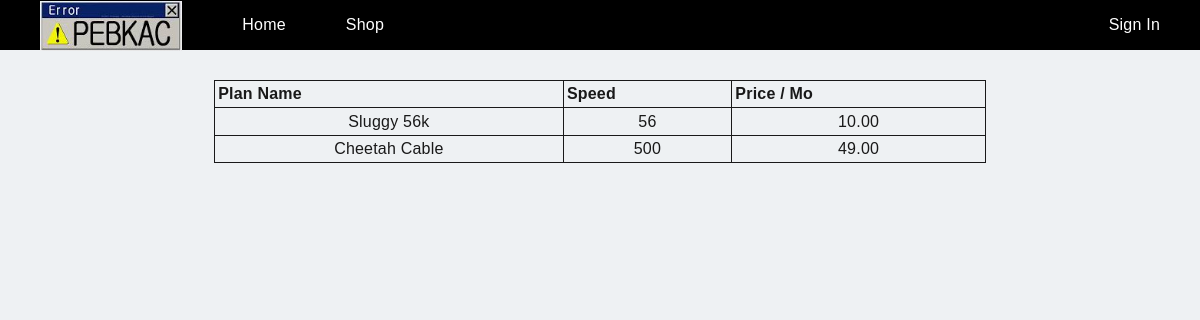
/plans.php, run on the app's committed database.
### tables this page shows
CREATE TABLE Plan (
	id				INT AUTO_INCREMENT NOT NULL,
	name			VARCHAR(255),
	price			DECIMAL(9, 2),
	speed			INT,
	added_by		INT,
	PRIMARY KEY (id),
	FOREIGN KEY (added_by) REFERENCES Employee(id) ON DELETE SET NULL
);

### public/setup.php (called while the page is built, shortened)
<?php
function clean_input($data) {
	$data = trim($data);
	$data = stripslashes($data);
	$data = htmlspecialchars($data);
	return $data;
}

### public/plans.php (the view, shortened to what this page needs)
<?php include '_header.php' ?>
<?php
	$conn = mysqli_connect(DB_HOST, DB_USER, DB_PASSWORD, DB_NAME);
	$query = "";
	if(isset($_SESSION['id'])) {
		$query = "SELECT p.name, p.price, p.speed, c.id, p.id FROM Plan p LEFT JOIN Customer c ON c.address_id IN (SELECT address_id FROM Address_Plans WHERE plan_id = p.id) AND c.id = " . $_SESSION['id'];
	} else {
		$query = "SELECT p.name, p.price, p.speed, NULL, p.id FROM Plan p";
	}
	$result = mysqli_query($conn, $query);
	$num_row = mysqli_num_rows($result);
	echo "<table>";
	echo '<tr style="margin:auto"><th>Plan Name</th><th>Speed</th><th>Price / Mo</th>';
	echo "</tr>";
	for($i=0; $i<$num_row; $i++) {
		$plan=mysqli_fetch_row($result);
		echo '<tr><td>';
		echo $plan[0];
		echo '</td><td>' . clean_input($plan[2]) . "</td><td>" . clean_input($plan[1]) . "</td>";
		echo "</tr>";
	}
	echo "</table>";
	?>
<?php include '_footer.php' ?>

### data on the page
plan: name "Sluggy 56k", speed "56", price "10.00"
plan: name "Cheetah Cable", speed "500", price "49.00"
